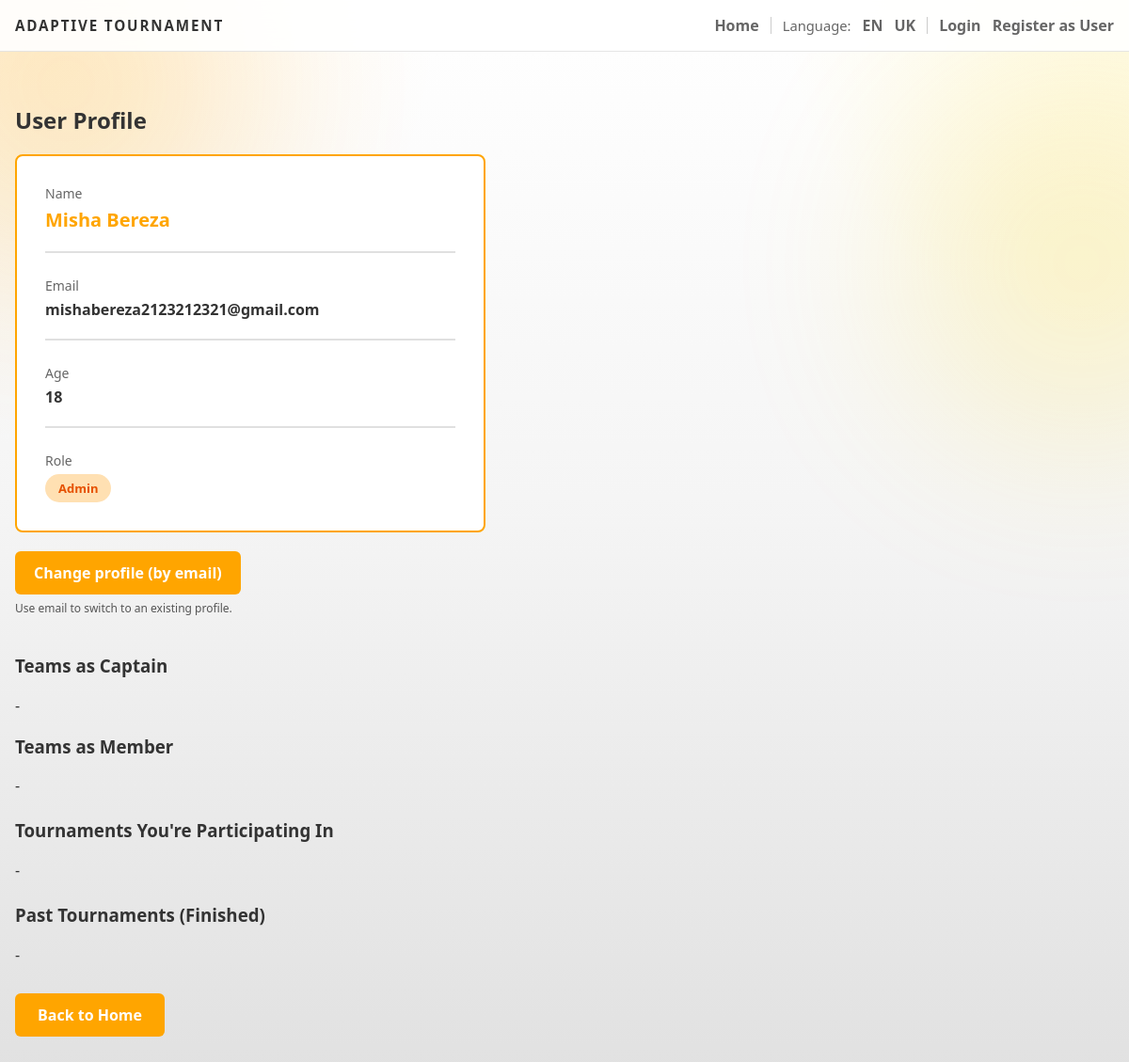
The page /user/3 on the database as committed earlier.
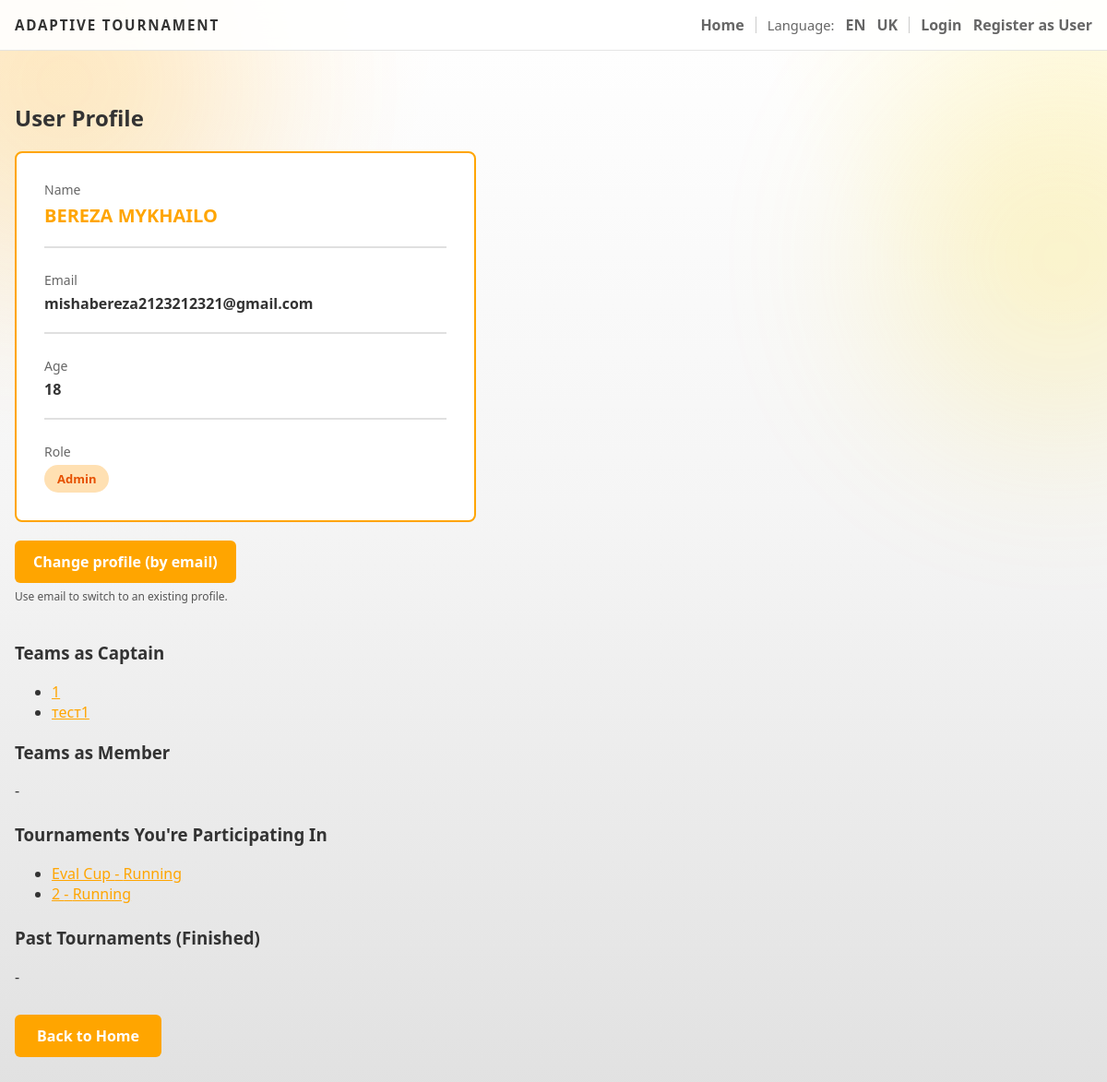
The same page on the database as committed later.
### backend/models.py (models this page shows, shortened)
class User(db.Model):
    id = db.Column(db.Integer, primary_key=True)
    first_name = db.Column(db.String(120), nullable=False)
    last_name = db.Column(db.String(120), nullable=False)
    email = db.Column(db.String(200), unique=True, nullable=False)
    age = db.Column(db.Integer)
    bio = db.Column(db.Text)
    role = db.Column(db.String(30), default='team')

class Team(db.Model):
    id = db.Column(db.Integer, primary_key=True)
    name = db.Column(db.String(200), nullable=False)
    captain_id = db.Column(db.Integer, db.ForeignKey('user.id'), nullable=False)
    captain = db.relationship('User', foreign_keys=[captain_id])
    members = db.relationship('User', secondary=team_members, backref='teams', lazy='dynamic')
    tournament_id = db.Column(db.Integer, db.ForeignKey('tournament.id'))
    tournament = db.relationship('Tournament', backref='teams', lazy=True)
    submissions = db.relationship('Submission', backref='team', lazy=True)
    repo_url = db.Column(db.String(500))
    live_url = db.Column(db.String(500))
    comments = db.Column(db.Text)
    submitted_at = db.Column(db.DateTime)
    submission_status = db.Column(db.String(30), default='None')  # None, Pending, Accepted, Rejected, Returned

class Tournament(db.Model):
    id = db.Column(db.Integer, primary_key=True)
    name = db.Column(db.String(200), nullable=False)
    description = db.Column(db.Text)
    max_teams = db.Column(db.Integer)
    status = db.Column(db.String(30), default="Draft")
    rounds = db.relationship('Round', backref='tournament', lazy=True)

### backend/admin.py (the view)
def user_profile(uid):
    u = User.query.get_or_404(uid)
    teams_captain = Team.query.filter_by(captain_id=u.id).all()
    teams_member = list(u.teams)
    participating = []
    past = []
    seen = set()
    for team in teams_captain + teams_member:
        t = db.session.get(Tournament, team.tournament_id)
        if not t or t.id in seen:
            continue
        seen.add(t.id)
        if getattr(t, 'status', '').lower() == 'finished':
            past.append(t)
        else:
            participating.append(t)
    return render_template('profile.html', user=u, teams_captain=teams_captain, teams_member=teams_member, participating=participating, past=past)

### backend/app.py (called while the page is built)
@app.context_processor
def inject_user_processor():
    return inject_user()

@app.context_processor
def translation_processor():
    return translation()

### backend/app_helpers.py (called while the page is built)
def get_current_user():
    uid = session.get('user_id')
    if uid:
        return db.session.get(User, uid)
    return None

def inject_user():
    return {'get_current_user': get_current_user}

def translation():
    lang = session.get('language', 'en')
    def t(key, **kwargs):
        return get_text(key, lang, **kwargs)
    return {
        't': t,
        'lang': lang,
        'supported_languages': list(TRANSLATIONS.keys())
    }

### backend/translations.py (called while the page is built)
def get_text(key, lang='en', **kwargs):
    if lang not in TRANSLATIONS:
        lang = 'en'
    text = TRANSLATIONS[lang].get(key, TRANSLATIONS['en'].get(key, key))
    if kwargs:
        try:
            return text.format(**kwargs)
        except Exception:
            return text
    return text

### templates/profile.html (shortened to what the changed rows need)
{% extends 'base.html' %}
{% block content %}
  <h2>{{ t('user_profile') }}</h2>
  <div style="max-width: 500px; background: #ffffff; border: 2px solid #ffa500; padding: 30px; border-radius: 8px; margin-top: 20px;">
    <div style="margin-bottom: 25px; padding-bottom: 20px; border-bottom: 2px solid #e0e0e0;">
      <div style="font-size: 14px; color: #666; margin-bottom: 5px;">{{ t('name') }}</div>
      <div style="font-size: 20px; font-weight: 700; color: #ffa500;">{{ user.first_name }} {{ user.last_name }}</div>
    </div>
    <div style="margin-bottom: 25px; padding-bottom: 20px; border-bottom: 2px solid #e0e0e0;">
      <div style="font-size: 14px; color: #666; margin-bottom: 5px;">{{ t('email') }}</div>
      <div style="font-size: 16px; font-weight: 600;">{{ user.email }}</div>
    </div>
    {% if user.age %}
      <div style="margin-bottom: 25px; padding-bottom: 20px; border-bottom: 2px solid #e0e0e0;">
        <div style="font-size: 14px; color: #666; margin-bottom: 5px;">{{ t('age') }}</div>
        <div style="font-size: 16px; font-weight: 600;">{{ user.age }}</div>
      </div>
    {% endif %}
    <div>
      <div>
        <span style="display: inline-block; padding: 6px 14px; border-radius: 20px; font-weight: 600; font-size: 13px;
          {% if user.role == 'admin' %}background: #ffe0b2; color: #e65100;
          {% elif user.role == 'jury' %}background: #fff3e0; color: #ef6c00;
          {% else %}background: #fff8e1; color: #f57c00;
          {% endif %}">
          {% if user.role == 'admin' %}
            {{ t('admin_short') }}
          {% elif user.role == 'jury' %}
            {{ t('jury_short') }}
          {% else %}
            {{ t('team') }}
          {% endif %}
        </span>
      </div>
    </div>
  </div>
  <div style="margin-top: 40px;">
    <h3>{{ t('teams_as_captain') }}</h3>
    {% if teams_captain %}
      <ul>
        {% for team in teams_captain %}
          <li>
            <a href="/tournament/{{ team.tournament_id }}">{{ team.name }}</a>
          </li>
        {% endfor %}
      </ul>
    {% else %}
      <p>-</p>
    {% endif %}
    <h3 style="margin-top:20px;">{{ t('teams_as_member') }}</h3>
    {% if teams_member %}
      <ul>
        {% for team in teams_member %}
          <li>
            <a href="/tournament/{{ team.tournament_id }}">{{ team.name }}</a>
            {% if team.tournament.status == 'Registration' %}
              <a href="/edit_team_members/{{ team.id }}" style="margin-left:10px; display:inline-block; padding:6px 12px; background:#ffa500; color:white; text-decoration:none; border-radius:4px; font-size:90%;">{{ t('edit_composition') }}</a>
            {% endif %}
          </li>
        {% endfor %}
      </ul>
    {% else %}
      <p>-</p>
    {% endif %}
    <h3 style="margin-top:24px;">{{ t('tournaments_participating') }}</h3>
    {% if participating %}
      <ul>
        {% for tour in participating %}
          <li><a href="/tournament/{{ tour.id }}">{{ tour.name }} - {{ tour.status }}</a></li>
        {% endfor %}
      </ul>
    {% else %}
      <p>-</p>
    {% endif %}
    <h3 style="margin-top:24px;">{{ t('past_tournaments_finished') }}</h3>
    {% if past %}
      <ul>
        {% for tour in past %}
          <li>
            <a href="/tournament/{{ tour.id }}">{{ tour.name }} - {{ tour.status }}</a>
            <a href="/leaderboard/{{ tour.id }}" style="margin-left:10px; display:inline-block; padding:6px 12px; background:#ffa500; color:white; text-decoration:none; border-radius:4px; font-size:90%;">{{ t('leaderboard') }}</a>
          </li>
        {% endfor %}
      </ul>
    {% else %}
      <p>-</p>
    {% endif %}
  </div>
{% endblock %}

Rows that differ between the two databases and show on the page:
changed User "mishabereza2123212321@gmail.com": first_name "Misha" → "BEREZA"; last_name "Bereza" → "MYKHAILO"
added Team: name "1"
added Team: name "тест1"
added Tournament: name "Eval Cup", status "Running"
added Tournament: name "2", status "Running"
